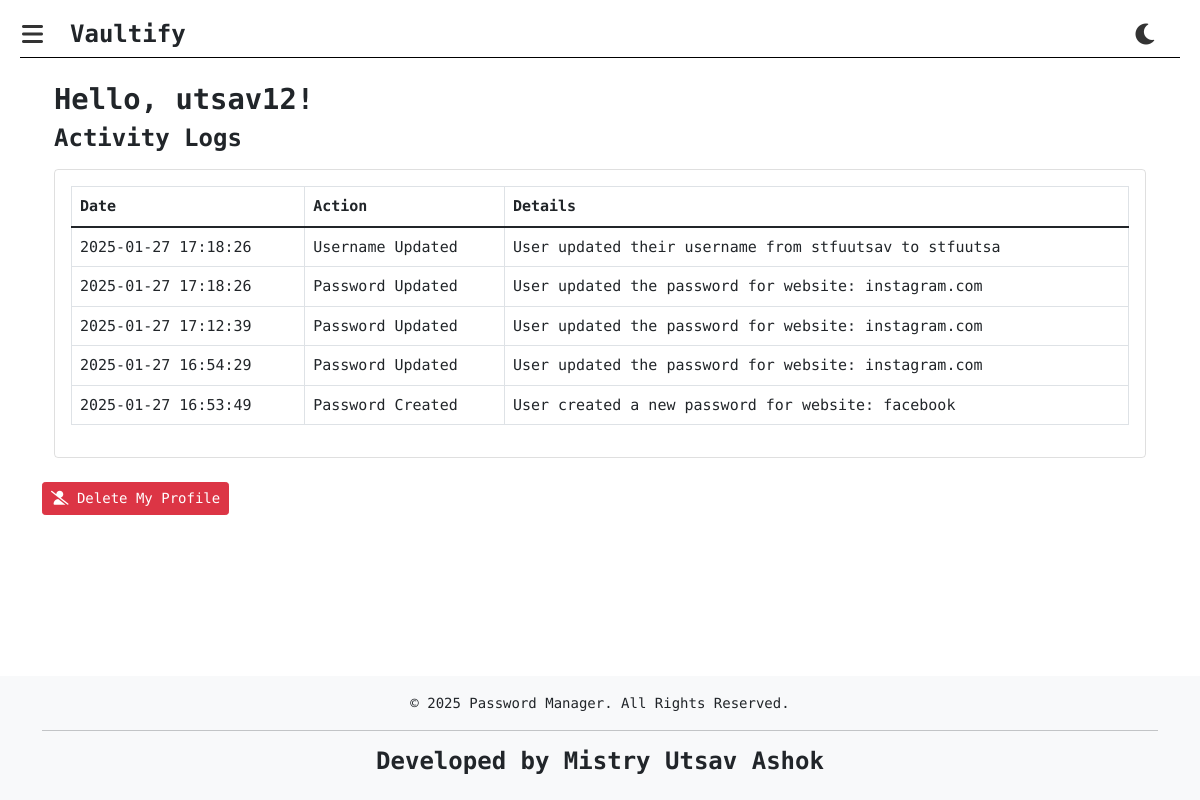
The page /profile (signed in) on the database its author committed.
### app/models.py (models this page shows)
class User(db.Model, UserMixin):
    id = db.Column(db.Integer, primary_key=True)
    username = db.Column(db.String(20), unique=True, nullable=False)
    email = db.Column(db.String(120), unique=True, nullable=False)
    password = db.Column(db.String(60), nullable=False)
    aes_key = db.Column(db.String(64), nullable=False)  # User-specific AES key
    passwords = db.relationship('Password', backref='owner', lazy=True)

### tables this page shows
CREATE TABLE logs (
    id INTEGER PRIMARY KEY AUTOINCREMENT,
    user_id INTEGER NOT NULL,
    timestamp DATETIME DEFAULT CURRENT_TIMESTAMP,
    action TEXT NOT NULL,
    details TEXT,
    FOREIGN KEY (user_id) REFERENCES user(id) ON DELETE CASCADE
);

### app/routes.py (the view)
@app.route('/profile')
@login_required
def profile():
    query = text("SELECT * FROM logs WHERE user_id = :user_id ORDER BY timestamp DESC")
    logs = db.session.execute(query, {'user_id': current_user.id}).fetchall()
    return render_template('profile.html', logs=logs)

### app/models.py (called while the page is built)
@login_manager.user_loader
def load_user(user_id):
    return User.query.get(int(user_id))

### app/templates/profile.html
{% extends "base.html" %}
{% block content %}
<div class="container mt-4">
    <h2>Hello, {{ current_user.username }}!</h2>
    <h3>Activity Logs</h3>
    <div class="card mt-3">
        <div class="card-body">
            <table class="table table-bordered">
                <thead>
                    <tr>
                        <th>Date</th>
                        <th>Action</th>
                        <th>Details</th>
                    </tr>
                </thead>
                <tbody>
                    {% for log in logs %}
                    <tr>
                        <td>{{log.timestamp}}</td>
                        <td>{{ log.action }}</td>
                        <td>{{log.details}}</td>
                    </tr>
                    {% else %}
                    <tr>
                        <td colspan="3">No logs available.</td>
                    </tr>
                    {% endfor %}
                </tbody>
            </table>
        </div>
    </div>
</div>
<div class="mt-4">
    <a href="{{ url_for('delete_profile') }}" class="btn btn-danger btn-sm">
        <i class="fas fa-user-slash"></i> Delete My Profile
    </a>
</div>
{% endblock %}

### app/templates/base.html (shortened to what this page needs)
<!DOCTYPE html>
<html lang="en">
<head>
    <link href="https://cdnjs.cloudflare.com/ajax/libs/font-awesome/6.0.0-beta3/css/all.min.css" rel="stylesheet">
    <link href="https://cdn.jsdelivr.net/npm/bootstrap@5.1.3/dist/css/bootstrap.min.css" rel="stylesheet">
    <link rel="stylesheet" href="{{ url_for('static', filename='css/styles.css') }}">
</head>
<body>
    <div class="content-wrapper" id="contentWrapper">
        <div class="upper" style="z-index: 10;">
            <div class="nav-icons">
                <i id="toggleSidebar" class="fas fa-bars"></i>
                <div>
                    <a href="{{ url_for('index') }}" style="display: flex;" class="web-title">
                        <h4 style="padding-left: 10px;">Vaultify</h4>
                    </a>
                </div>
                <i id="nightModeToggle" class="fas fa-moon"></i>
            </div>
        </div>
        <div class="container mt-4">
            {% block content %}{% endblock %}
        </div>
    </div>
    <footer class="footer py-3 text-center">
        <div class="container">
            <p>&copy; 2025 Password Manager. All Rights Reserved.</p>
            <hr>
            <h4>Developed by Mistry Utsav Ashok</h4>
        </div>
    </footer>
</body>
</html>

### app/static/css/styles.css (style rules this page uses)
body { font-family: 'Fira Code', monospace !important; font-size: 15px !important; line-height: 1.5 !important; }
h1, h2, h3, h4, h5, h6 { font-family: 'Fira Code', monospace !important; font-weight: 600 !important; }
h2 { font-size: 1.8rem !important; }
h3 { font-size: 1.5rem !important; }
p, li, a, span { font-size: 14px !important; line-height: 1.6 !important; }
html, body { height: 100%; margin: 0; display: flex; flex-direction: column; }
.content-wrapper { flex: 1; }
footer { position: relative; bottom: 0; width: 100%; }
footer p { margin: 0; font-size: 0.875rem; }
footer { background-color: #f8f9fa !important; }
body .card { height: 100%; background-color: transparent !important; color: #121212 !important; }
body .card-body { height: 100%; display: flex; flex-direction: column; justify-content: start; }
body .card-body { background-color: transparent !important; height: 100% !important; }
.content-wrapper { margin-left: 0; padding: 0px 20px 20px 20px; transition: margin-left 0.3s ease-in-out; }
body .content-wrapper .upper { position: sticky !important; top: 0px; background-color: white; border-bottom: 0.1px solid black; margin-bottom: 15px !important; }
.nav-icons { padding-top: 20px; display: flex; gap: 15px; }
.nav-icons i { padding: 2px; cursor: pointer; font-size: 1.5rem; color: #333; transition: color 0.3s ease; }
.nav-icons i#nightModeToggle { position: absolute; right: 20px; }
body .content-wrapper .nav-icons a.web-title { text-decoration: none; color: #212529; }

### rows shown on the page
User: username "utsav12"
logs: timestamp "2025-01-27 17:18:26", action "Username Updated", details "User updated their username from stfuutsav to stfuutsa"
logs: timestamp "2025-01-27 17:18:26", action "Password Updated", details "User updated the password for website: instagram.com"
logs: timestamp "2025-01-27 17:12:39", action "Password Updated", details "User updated the password for website: instagram.com"
logs: timestamp "2025-01-27 16:54:29", action "Password Updated", details "User updated the password for website: instagram.com"
logs: timestamp "2025-01-27 16:53:49", action "Password Created", details "User created a new password for website: facebook"
